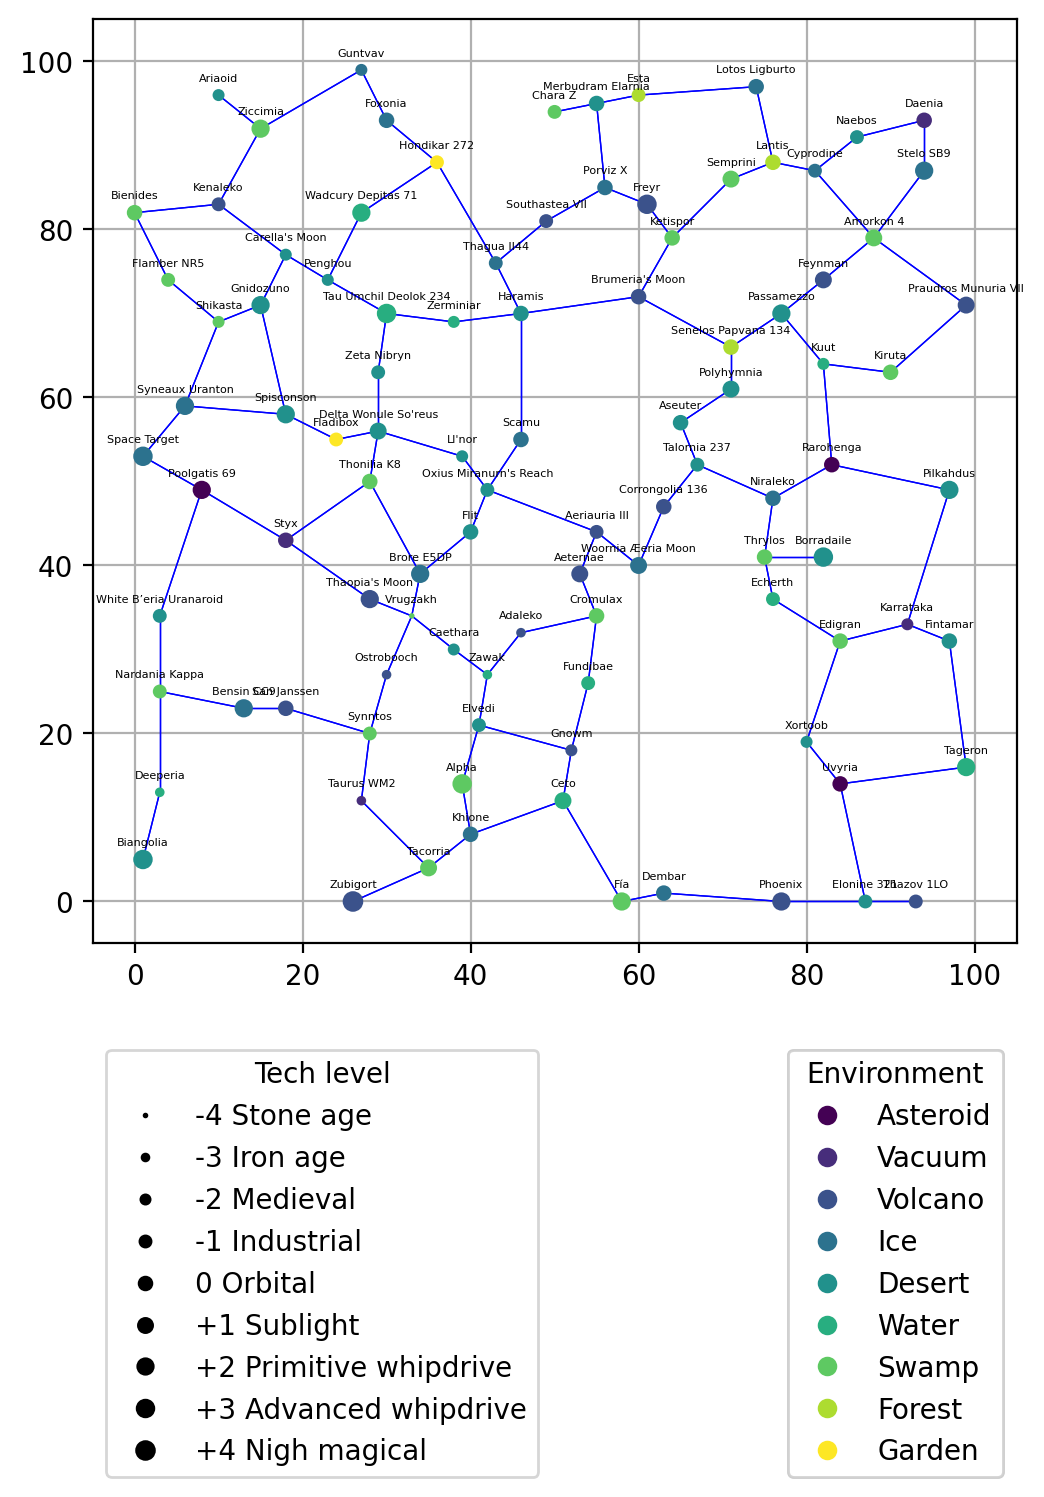

Python code for this plot:
import matplotlib.pyplot as plt
from utils import *
import pandas as pd

TECH_LEVELS = ('-4 Stone age',
               '-3 Iron age',
               '-2 Medieval',
               '-1 Industrial',
               '0 Orbital',
               '+1 Sublight',
               '+2 Primitive whipdrive',
               '+3 Advanced whipdrive',
               '+4 Nigh magical')

ENVIRONMENTS = ('Asteroid',
                'Vacuum',
                'Volcano',
                'Ice',
                'Desert',
                'Water',
                'Swamp',
                'Forest',
                'Garden')


class Starmap:
    def __init__(self, *, filename=None, n=100, minimum_distance=5):
        if filename:
            self.data = pd.read_csv(filename)
            # Some columns have to be converted from strings to tuples
            self.data['Coordinates'] = [eval(c) for c in self.data['Coordinates']]
            self.data['Whiplines'] = [eval(c) for c in self.data['Whiplines']]
        else:
            self.data = pd.DataFrame(range(n), columns=['ID'])
            self.data['Name'] = [str(i) for i in self.data['ID']]
            self.__generate_coordinates(n, minimum_distance)
            self.__generate_links()
            self.__generate_tech_levels()
            self.__generate_environments()
            # self.data.set_index('ID', inplace=True)
        print(self.data)

    def __generate_coordinates(self, n, minimum_distance):
        def f():
            result = []
            while len(result) < n:
                s = (int(random.random() * 100), int(random.random() * 100))
                if any(distance(s, t) < minimum_distance for t in result):
                    continue
                result.append(s)
            return result
        self.data['Coordinates'] = f()

    def __generate_links(self):
        d = self.data

        def any_intervening_stars(a, b):
            dist = distance(a, b)
            return any(c for c in d['Coordinates'] if c != a and distance(a, c) < dist and distance(b, c) < dist)

        def links(a):
            return tuple(i for i, b in zip(d['ID'], d['Coordinates']) if not any_intervening_stars(a, b))
        d['Whiplines'] = [links(a) for a in d['Coordinates']]

    def __generate_tech_levels(self):
        d = self.data
        d['Tech level'] = [TECH_LEVELS[roll_df(4) + 4] for _ in d['ID']]

    def __generate_environments(self):
        d = self.data
        d['Environment'] = [ENVIRONMENTS[roll_df(4) + 4] for _ in d['ID']]

    def plot(self, filename):
        d = self.data
        ax = plt.figure(figsize=(6, 6), dpi=200).add_subplot()
        ax.set_aspect('equal')
        plt.xlim([-5, 105])
        plt.ylim([-5, 105])
        plt.grid()
        # Plot whiplines
        for a in d['ID']:
            for b in d.iloc[a]['Whiplines']:
                plt.plot(*zip(d.iloc[a]['Coordinates'], d.iloc[b]['Coordinates']), 'b', linewidth=0.5)
        # Plot names of systems
        for n, c in zip(d['Name'], d['Coordinates']):
            plt.annotate(n, c, textcoords='offset points', xytext=(0, 5), ha='center', size='4', zorder=3)
        # Plot systems, with size based on tech level and color on environment
        sizes = [1 + 5 * TECH_LEVELS.index(t) for t in d['Tech level']]
        colors = [ENVIRONMENTS.index(e) for e in d['Environment']]
        scatter = plt.scatter(*zip(*d['Coordinates']), c=colors, s=sizes, zorder=2)
        tech_labels = [t for t in TECH_LEVELS if any(d['Tech level'] == t)]
        legend1 = ax.legend(scatter.legend_elements(prop='sizes')[0], tech_labels,
                            loc='upper left', title="Tech level", bbox_to_anchor=(0, -0.2))
        ax.add_artist(legend1)
        env_labels = [e for e in ENVIRONMENTS if any(d['Environment'] == e)]
        legend2 = ax.legend(scatter.legend_elements(prop='colors')[0], env_labels,
                            loc='upper right', title="Environment", bbox_to_anchor=(1, -0.2))
        ax.add_artist(legend2)
        plt.savefig(filename, bbox_inches='tight')
        plt.show()

    def save(self, filename):
        print('Saving to ' + filename)
        self.data.to_csv(filename, index=False)


if __name__ == '__main__':
    # m = Starmap(n=100)
    m = Starmap(filename='starmap.csv')
    m.plot('starmap.png')
    m.save('starmap.csv')

